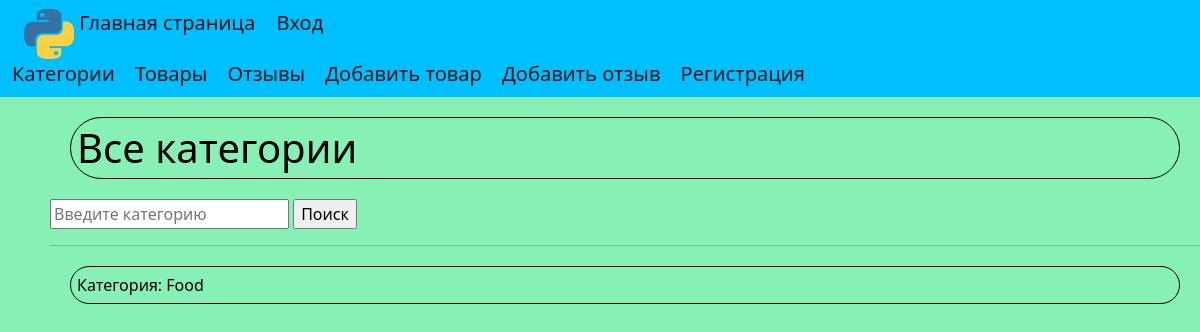
The page /categories/ on the database as committed earlier.
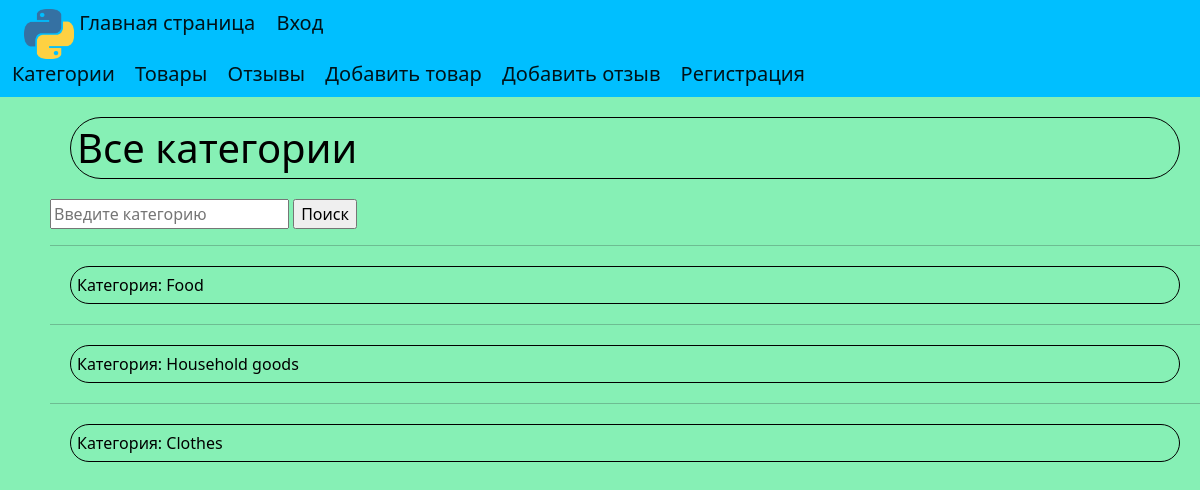
The same page on the database as committed later.
### HW_app/models.py (models this page shows, shortened)
class Category(models.Model):
    class Meta:
        verbose_name = 'Категория'
        verbose_name_plural = 'Категории'
    name = models.CharField('Название', max_length=255, blank=False)

### HW_app/views.py (the view)
# urls.py: path('categories/', views.categories_list),
def categories_list(request):
    text = request.GET.get('search_text', '')
    category = Category.objects.filter(name__contains=text)
    return render(request, 'categories.html', context={
        'category': category
    })

### templates/categories.html
{% extends 'layout.html' %}
{% block content %}
<h1 class="yellow-tag" >Все категории</h1>
<form action="/categories/" method="get">
    <input type="text" name="search_text" placeholder="Введите категорию">
    <input type="submit" value="Поиск">
</form>
{% for categories in category %}
    <hr>
    <p class="yellow-tag" >Категория: {{ categories.name }}</p>
{% endfor %}
{% endblock %}

Rows that differ between the two databases and show on the page:
added Category: name "Household goods"
added Category: name "Clothes"
